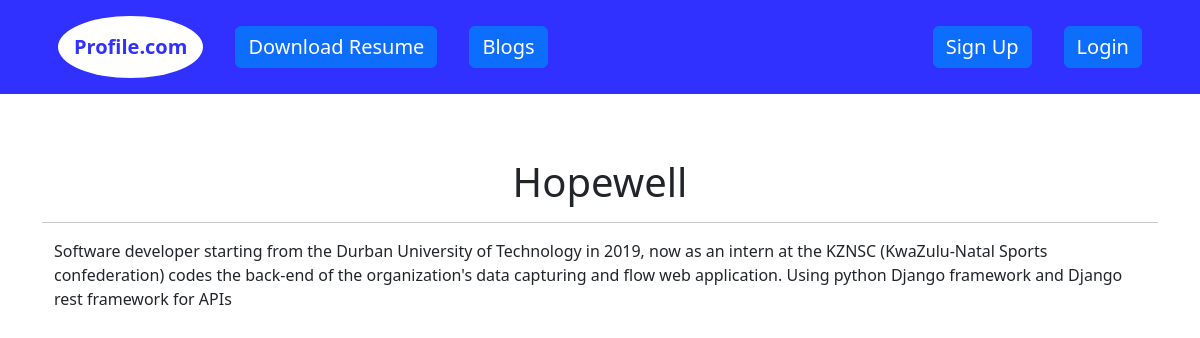
Screenshot of /Blog/1/ with the database file from the repository.
### Blog/models.py (models this page shows, shortened)
class blog(models.Model):
    title = models.CharField(max_length=300)
    description = models.TextField()
    date = models.DateField()

### Blog/views.py (the view)
# urls.py: path('<int:blog_id>/',views.blogDetail,name='blogDetail')
def blogDetail(request,blog_id):
    blogd = get_object_or_404(blog,pk=blog_id)
    return render(request, 'Blog/blogDetail.html',{"blog":blogd})

### Blog/templates/Blog/blogDetail.html (shortened to what this page needs)
{% extends "Portfolio/base.html" %}
{% block content %}
<link href="https://cdn.jsdelivr.net/npm/bootstrap@5.2.0/dist/css/bootstrap.min.css" rel="stylesheet">
<link rel="stylesheet" href="https://cdn.jsdelivr.net/npm/bootstrap@5.2.0/dist/css/bootstrap.rtl.min.css">
<div class="text-center"><p style="text-size:30rem"><h1>{{blog.title}}</h1></p></div>
<hr/>
<div class="container">
    <p>{{blog.description}}</p>
</div>
{% endblock %}

### rows the page displays
blog: title "Hopewell", description "Software developer starting from the Durban University of Technology in 2019, now as an intern at the KZNSC (KwaZulu-Natal Sports confederation) codes the back-end of the organization's data capturing and flow web application. Using python Django framework and Django rest framework for APIs"
